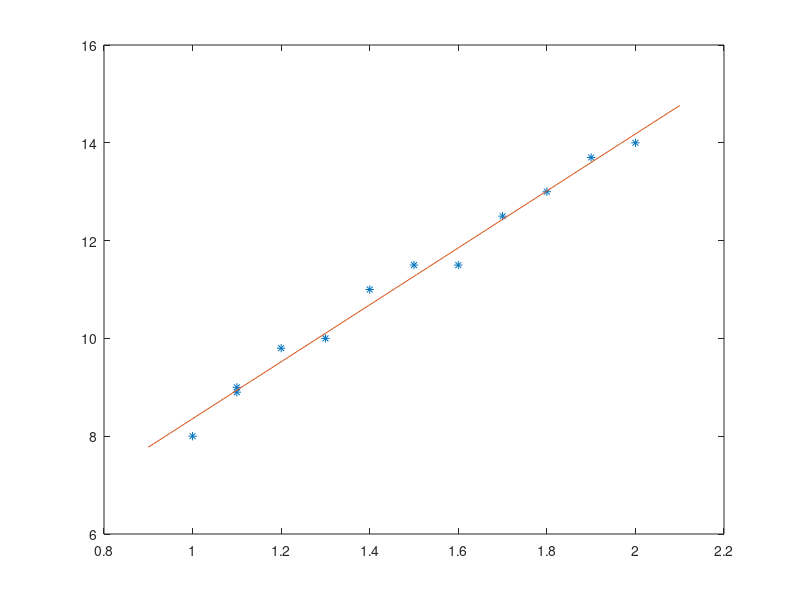

This figure's MATLAB source:
A = [1 1 0;
     3 4 -1;
     3 5 -1];

b = [7; 10; -2];

cond(A, inf)
max(sum(A))
rel_err = 0.01;

# rel_err_megoldas <= cond(A) * rel_err_jobboldal

##matrix = ones(5,5)
matrix = eye(5,5) % Átlót ki-egyesezi
triu((ones(5).*-1) + (eye(5).*3))

##n = 100;
##A = eye(n) - triu(ones(n), 1);
##b1 = (-98:1)';
##x = A \ b1;

% perturbált
##b2 = b1;
##b2(100) = b1(100) + 1e-6
##y = A \ b2;

function y = vektornorma (x, p)
  if p == 1 || p == 2
    y = (sum(abs(x).^p)).^(1/p)
  elseif p == 'inf'
    y = max(abs(x))
  end
end


vektornorma((1:3), 1);
vektornorma((1:3), 'inf');

oszlopnorma = max(sum(abs(A),1));
sornorma = max(sum(abs(A),2));

x = [-1 1 2 4];
y = [2 1 3 0];
# plot(x,y, 'mh--');

x = linspace(-1,2);
y = x.^3 - x;
# plot(x,y,'m');

linspace(-1, 2);
# Anonim function
f = @(x) x.^3 - x;
# plot(x, f(x), 'm')
# f(2) az anoním function hívása
# axis([-1.2, 2.2, -1, 6.5]);
# legend('HAAAAAAAAAAA')


##alfa = linspace(0, 2*pi);
##figure
##plot(cos(alfa), sin(alfa));
##ax = gca;
##ax.XAxisLocation = 'origin';
##ay.YAxisLocation = 'origin';
##axis equal;

clear all;

### Kör
##alfa = linspace(0, 2*pi);
##x = cos(alfa);
##y = sin(alfa);
##figure
##plot(x,y,'b-')
##axis equal;
##hold on;

##M = alfa;
##xy = M .* [x;y];
##plot(xy(1,:), xy(2,:), 'r-');
##cond(M)

t = [1 1.1 1.1:0.1:2];

f = [8 8.9 9 9.8 10 11 11.5 11.5 12.5 13 13.7 14];

p = polyfit(t,f,1) # Kiírja, hogy: 5.8235   2.5338;
# Ennek értelmezése: f(t) = 5.8235 (p(1)) * t + 2.5338 (p(2))
# meredekdség / főegyüttható: p(1)
# konstans tag: p(2)

xx = linspace(0.9, 2.1);
yy = polyval(p, xx);
figure; plot(t, f,'*', xx, yy)






















